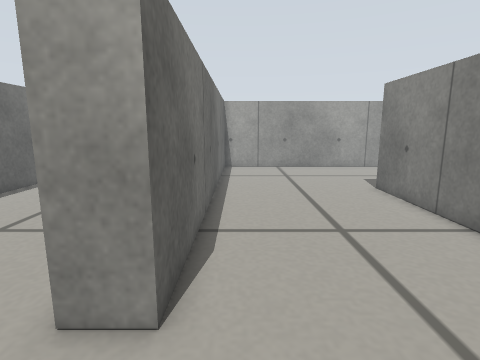
[1] (above)

16 first-person views from a walk through a robot-simulator world made for Gazebo. The camera is 0.29 m above the floor, tilts 10° down and sees 80° across. The floor is counted in squares, 0.1 m on a side. Each view is taken from the middle of a square. On the plan, view 1 faces up. The plan holds only what a view shows up to about 20 squares ahead; the rest is blank.

[2]
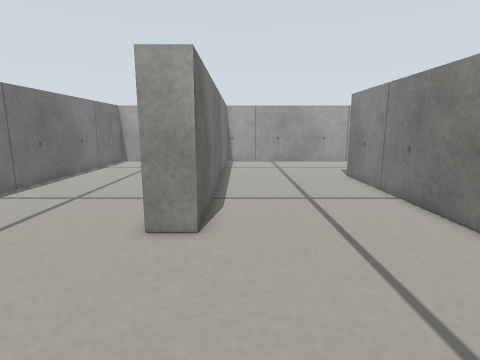

[3]
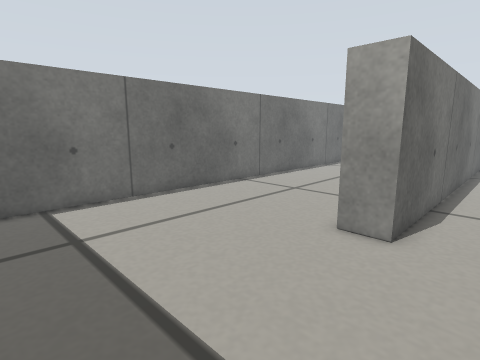

[4]
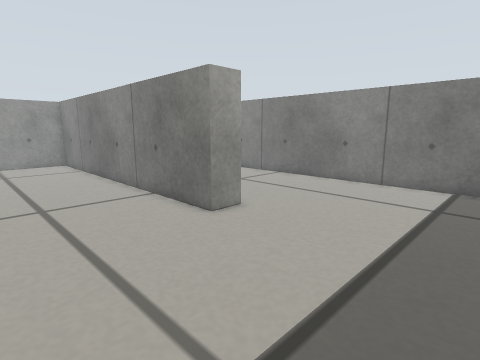

[5]
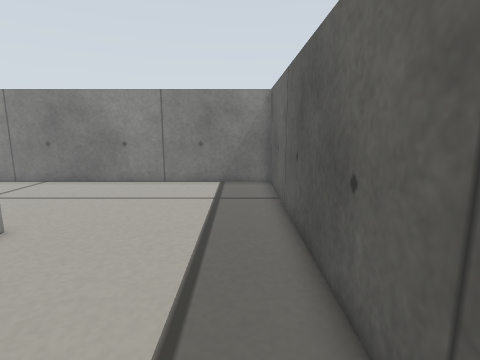

[6]
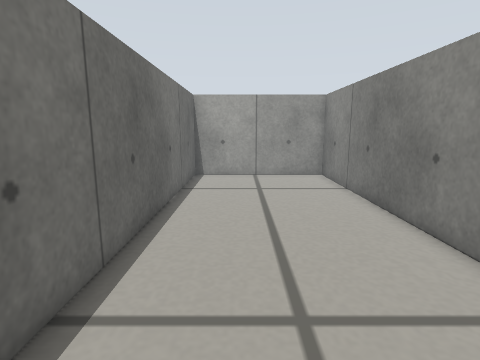

[7]
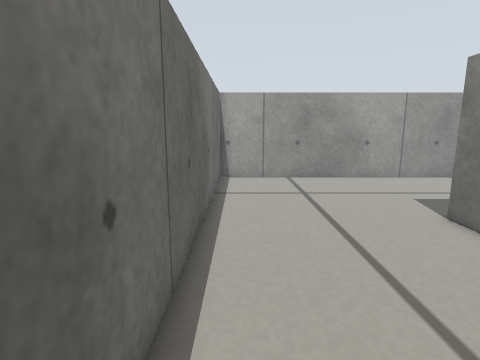

[8]
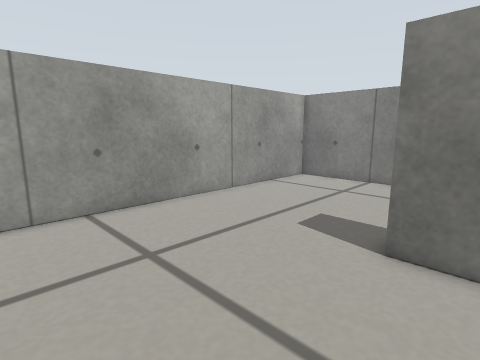

[9]
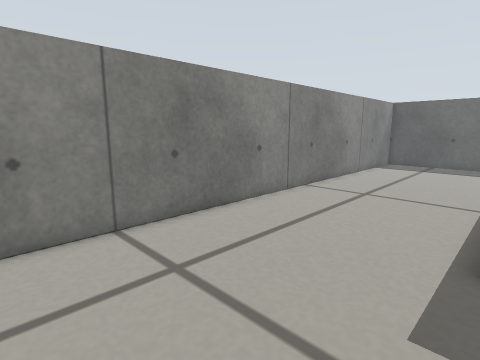

[10]
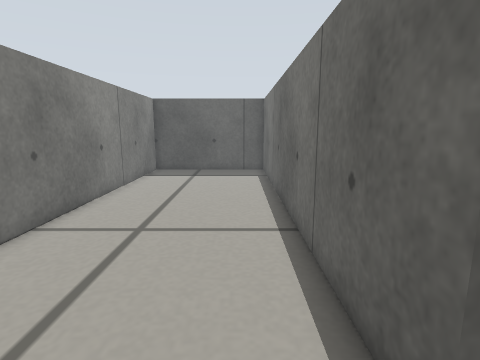

[11]
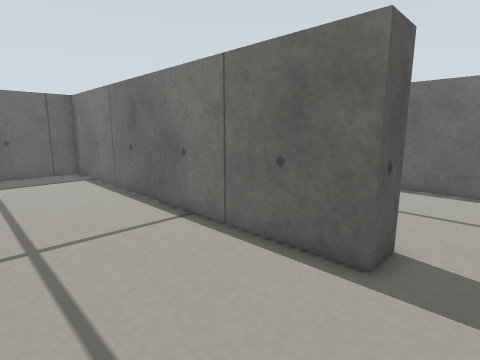

[12]
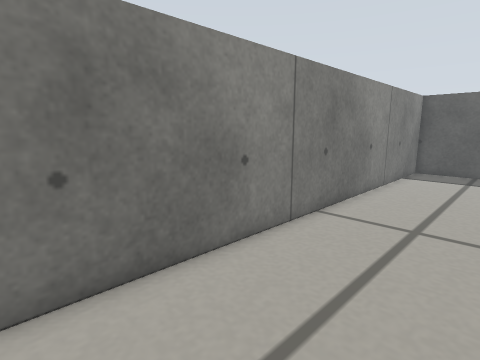

[13]
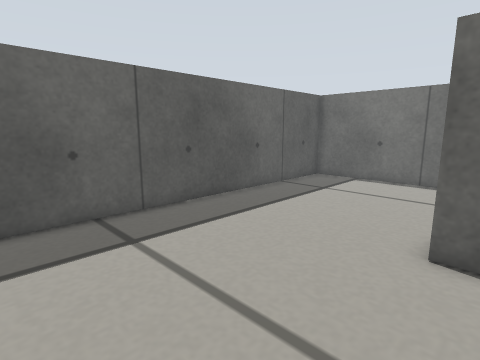

[14]
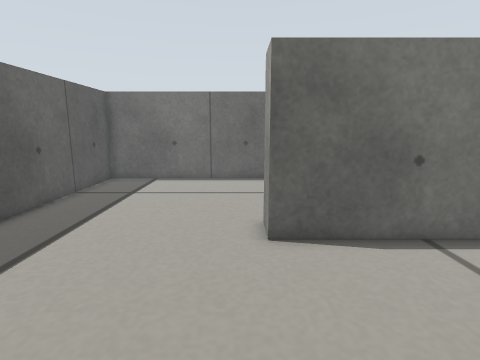

[15]
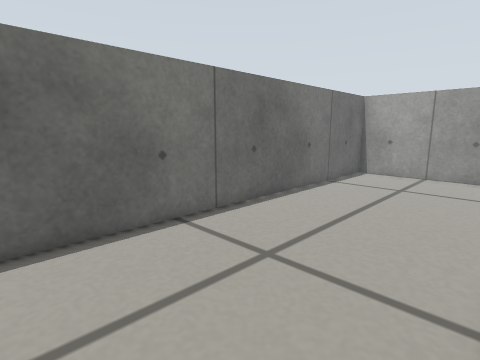

[16]
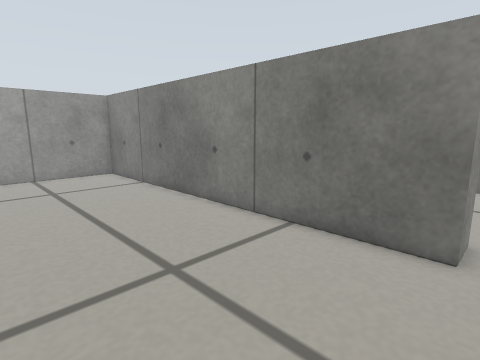

### Floor plan
Ten units are one square. View 1 is at (0, 0); x grows to the right and y downward. Boxes are objects, and circles mark ways between rooms. Rooms are numbered by the first view taken in them; rooms with no view inside come last. Other rooms are left out.
<svg viewBox="-114 -228 280 279">
<path fill="none" stroke="#000" d="M65 -223 -12 -223 -12 -37 -27 -37 -27 -223 -109 -223 -109 46 68 46 68 -140M68 -140 83 -140 83 46 161 46 161 -223 65 -223"/>
<circle cx="75" cy="-180" r="3" fill="#2a7"/>
<text x="-40" y="-80">1</text>
<text x="120" y="-90">2</text>
</svg>
Room 1 opens to room 2.

Where each view was taken, in squares from view 1:
view 1: 0 up, 0 right, facing up
view 2: 4 down, 0 right, facing up
view 3: 4 down, 1 right, facing up-left
view 4: 4 down, 9 left, facing up-right
view 5: 3 down, 9 left, facing right
view 6: 4 up, 8 left, facing up
view 7: 5 up, 0 right, facing up
view 8: 12 up, 0 right, facing up-right
view 9: 21 up, 8 right, facing down-right
view 10: 16 up, 10 right, facing down
view 11: 16 up, 14 right, facing down-left
view 12: 17 up, 11 right, facing down-right
view 13: 5 up, 6 right, facing down-left
view 14: 3 up, 6 right, facing left
view 15: 3 up, 3 left, facing up-left
view 16: 3 up, 10 left, facing up-right
